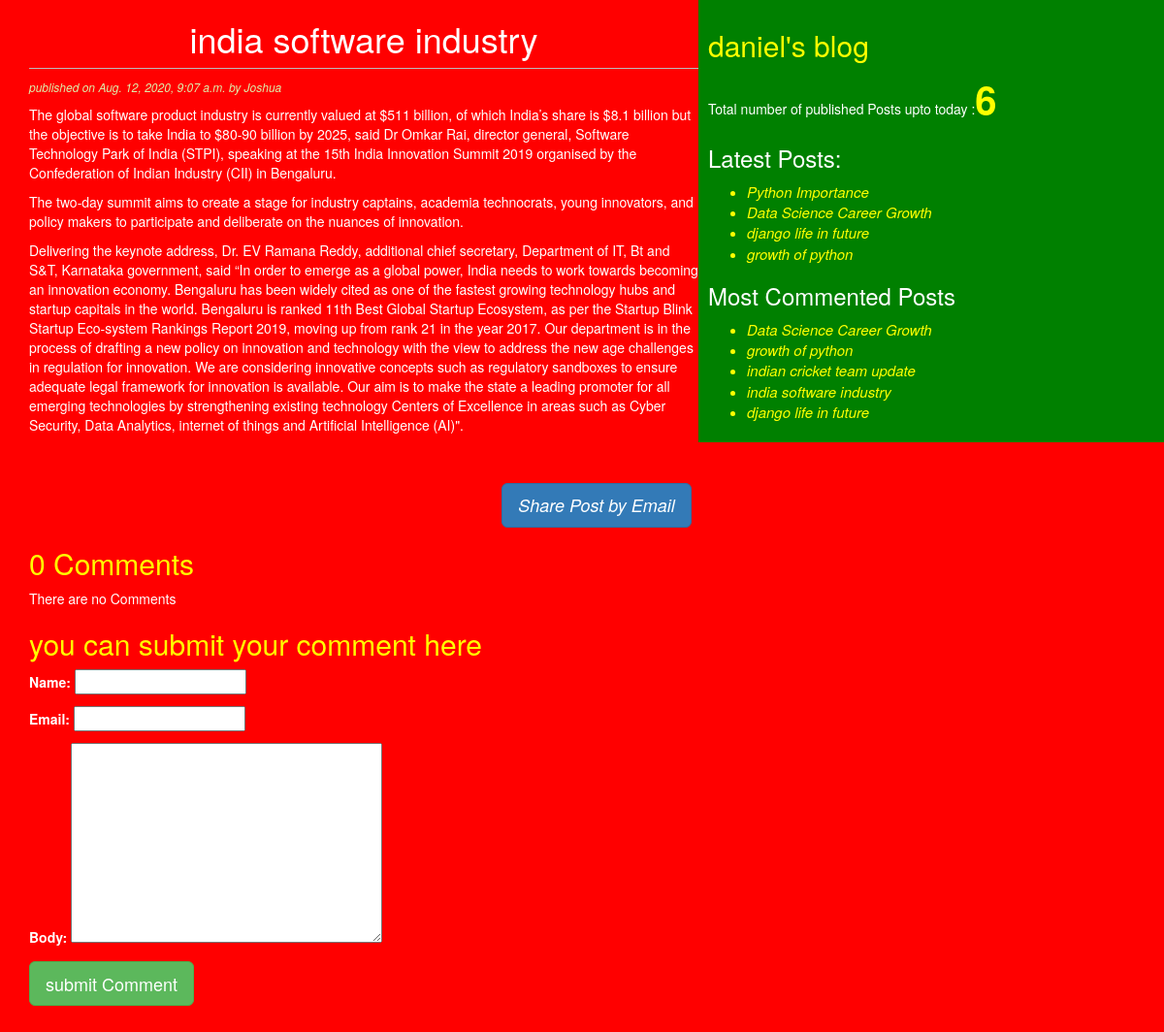
/2020/08/12/india-software-industry, run on the app's committed database.
### testapp/models.py (models this page shows, shortened)
class Post(models.Model):
    STATUS_CHOICE=(('draft','Draft'),('published','Published'))
    title=models.CharField(max_length=256)
    slug=models.SlugField(max_length=256,unique_for_date='publish')
    author=models.ForeignKey(User,related_name='blog_posts',on_delete=models.CASCADE)
    body=models.TextField()
    publish=models.DateTimeField(default=timezone.now)
    created=models.DateTimeField(auto_now_add=True)
    updated=models.DateTimeField(auto_now=True)
    status=models.CharField(max_length=10,choices=STATUS_CHOICE,default='draft')
    objects=CustomManager()
    tags=TaggableManager()
    class Meta:
        ordering=('-publish',)
    def get_absolute_url(self):
        return reverse('post_detail',args=[self.publish.year,self.publish.strftime('%m'),self.publish.strftime('%d'),self.slug])

### testapp/views.py (the view)
# urls.py: path('<int:year>/<int:month>/<int:day>/<slug:post>', views.post_detail_view,name='post_detail'),
def post_detail_view(request,year,month,day,post):
    post=get_object_or_404(Post,slug=post,status='published',publish__year=year,publish__month=month,publish__day=day)
    comments=post.comments.filter(active=True)
    csubmit=False
    if request.method=='POST':
        form=CommentForm(request.POST)
        if form.is_valid():
            new_comment=form.save(commit=False)
            new_comment.post=post
            new_comment.save()
            csubmit=True
    else:
        form=CommentForm
    return render(request,"testapp/post_detail.html",{'post':post,'form':form,'csubmit':csubmit,'comments':comments })

### testapp/models.py (called while the page is built)
    def get_queryset(self):
        return super().get_queryset().filter(status='published')

### testapp/templatetags/blog_tags.py (called while the page is built)
@register.simple_tag
def total_posts():
    return Post.objects.count()

@register.inclusion_tag('testapp/latest_posts123.html')
def show_latest_posts(count=3):
    latest_posts=Post.objects.order_by('-publish')[:count]
    return {'latest_posts':latest_posts}

@register.simple_tag
def get_most_commented_posts(count=5):
    return Post.objects.annotate(total_comments=Count('comments')).order_by('-total_comments')[:count]

### templates/testapp/post_detail.html (shortened to what this page needs)
<!DOCTYPE html>
{%extends 'testapp/base.html'%}
{%block content%}
  <h1>{{post.title}}</h1>
  <p id='date'>published on {{post.publish}} by {{post.author|title}}</p>
  {{post.body|linebreaks}}<br><br>
  <div class="container" align="center">
    <a href="/{{post.id}}/share" class="btn btn-primary btn-lg">Share Post by Email</a>
  </div>
  {% with comments.count as comments_count%}
  <h2>{{comments_count}} Comment{{comments_count|pluralize}}</h2>
  {%endwith%}
  {%if comments%}
    {%for comment in comments%}
      <p id='ch'> {{forlopp.counter}} Comment by {{comment.name}} at {{comment.created}}</p>
      <div class="cb">
        {{comment.body|linebreaks}}
      </div>
    {%endfor%}
    {%else%}
    <p>There are no Comments</p>
  {%endif%}
  {%if csubmit%}
    <p>Your comment added Successfully</p>
  {%else%}
    <h2>you can submit your comment here </h2>
    <form  method="post">
      {{form.as_p}}
      <input type="submit" class="btn btn-lg btn-success" value="submit Comment">
    </form>
  {%endif%}
  <br><br><br>
{%endblock%}

### templates/testapp/base.html (shortened to what this page needs)
<!DOCTYPE html>
{%load blog_tags%}
{%load static%}
<html lang="en" dir="ltr">
  <head>
    <link rel="stylesheet" href="https://stackpath.bootstrapcdn.com/bootstrap/3.4.1/css/bootstrap.min.css">
    <link rel="stylesheet" href="{% static "css/blog.css" %}">
  </head>
  <body>
    <div class="content">
      {%block content%}{%endblock%}
    </div>
    <div class="sidebar">
      <h2>daniel's blog</h2>
      <p>Total number of published Posts upto today :<span id='pcount'>{%total_posts%}</span> </p>
      <h3>Latest Posts:</h3><span id='updates'>{%show_latest_posts 4%}</span>
      <h3>Most Commented Posts</h3>
      {%get_most_commented_posts as most_commented_posts%}
      <ul>
        {%for post in most_commented_posts%}
        <li> <a href="{{post.get_absolute_url}}">{{post.title}}</a></li>
        {%endfor%}
      </ul>
    </div>
  </body>
</html>

### templates/testapp/latest_posts123.html
<ul>
  {%for post in latest_posts%}
  <li><a href="{{post.get_absolute_url}}">{{post.title}}</a></li>
  {%endfor%}
</ul>

### static/css/blog.css (style rules this page uses)
.content { width: 60%; float:left; padding: 0 0 0 30px; background: red; }
.sidebar { width:40%; float: right; padding:10px; background: green; }
h1 { text-align: center; border-bottom: 1px solid #bbb; padding-bottom: 10px; }
h2 { color:yellow; }
body { color: white; background-color: red; }
#date { color:#dea; font-size:12px; font-style:italic; }
a { color:yellow; font-size: 15px; font-style: italic; }
#pcount { font-size:40px; color:yellow; font-weight: bold; }
li { color:yellow; }
input { color: black; }
textarea { color:black }

### data on the page
Post: title "india software industry", publish "Aug. 12, 2020, 9:07 a.m.", author "Joshua", body "The global software product industry is currently valued at $511 billion, of which India’s share is $8.1 billion but the objective is to take India to $80-90 billion by 2025, said Dr Omkar Rai, director general, Software Technology Park of India (STPI), speaking at the 15th India Innovation Summit 2019 organised by the Confederation of Indian Industry (CII) in Bengaluru. The two-day summit aims to create a stage for industry captains, academia technocrats, young innovators, and policy makers to participate and deliberate on the nuances of innovation. Delivering the keynote address, Dr. EV Ramana Reddy, additional chief secretary, Department of IT, Bt and S&T, Karnataka government, said “In…"
Post: title "Python Importance"
Post: title "Data Science Career Growth"
Post: title "django life in future"
Post: title "growth of python"
Post: title "indian cricket team update"

### other printed values
{{ comments_count }} "0"
